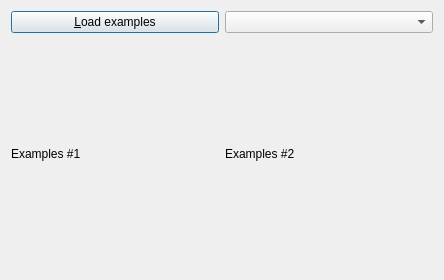
<?xml version="1.0" encoding="UTF-8"?>
<ui version="4.0">
 <class>QtTestExamplesDialog</class>
 <widget class="QDialog" name="QtTestExamplesDialog">
  <property name="geometry">
   <rect>
    <x>0</x>
    <y>0</y>
    <width>444</width>
    <height>280</height>
   </rect>
  </property>
  <property name="windowTitle">
   <string>Test Examples</string>
  </property>
  <layout class="QGridLayout" name="gridLayout">
   <item row="0" column="0">
    <widget class="QPushButton" name="button_load_examples">
     <property name="text">
      <string>&amp;Load examples</string>
     </property>
    </widget>
   </item>
   <item row="0" column="1">
    <widget class="QComboBox" name="box_load_examples"/>
   </item>
   <item row="1" column="0">
    <widget class="QLabel" name="label">
     <property name="text">
      <string>Examples #1</string>
     </property>
    </widget>
   </item>
   <item row="1" column="1">
    <widget class="QLabel" name="label_2">
     <property name="text">
      <string>Examples #2</string>
     </property>
    </widget>
   </item>
  </layout>
 </widget>
 <resources/>
 <connections/>
</ui>
